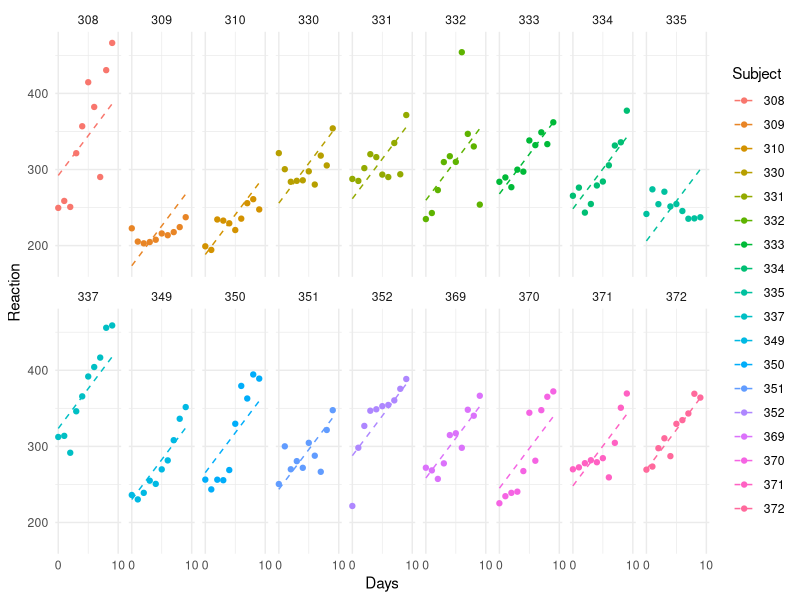
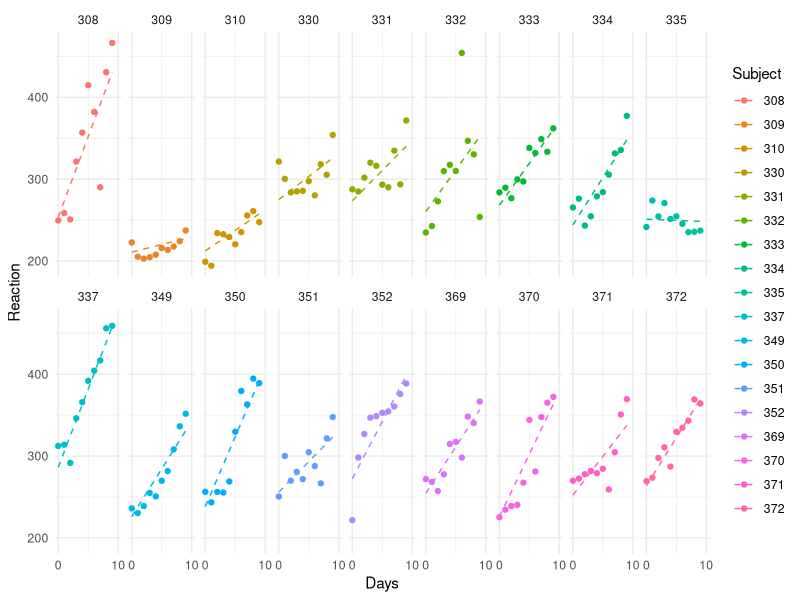

Recreate these plots in R, in order.
## ---- chunk 1
library(lme4)
library(ggplot2)


## ---- chunk 2
RI_only <- lmer(Reaction ~ 1 + Days + (1 | Subject), sleepstudy)
summary(RI_only)
## ---- chunk 3
datafit=fitted(RI_only)
ggplot(sleepstudy, aes(Days, Reaction, group=Subject, colour=Subject)) + 
  geom_point() + 
  geom_line(aes(y=datafit), linetype=2) + 
  facet_wrap(~Subject, ncol=9) + 
  scale_x_continuous(limits=c(0, 10),breaks=c(0,10)) +
  theme_minimal()
## ---- chunk 4
RI_RS_corr <- lmer(Reaction ~ 1 + Days + (1 + Days | Subject), sleepstudy)
summary(RI_RS_corr)
## ---- chunk 5
datafit=fitted(RI_RS_corr)
ggplot(sleepstudy, aes(Days, Reaction, group=Subject, colour=Subject)) + 
  geom_point() + 
  geom_line(aes(y=datafit), linetype=2) + 
  facet_wrap(~Subject, ncol=9) + 
  scale_x_continuous(limits=c(0, 10),breaks=c(0,10)) +
  theme_minimal()
